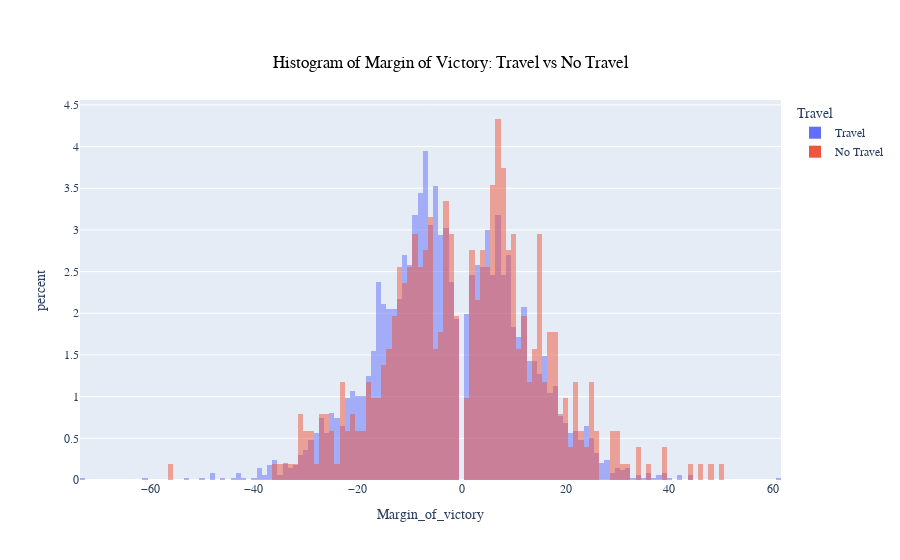

Source (notebook cell):
### Code cell
fig = px.histogram(df_b2b, x = "Margin_of_victory", color='Travel', histnorm = 'percent', nbins = df_b2b['Margin_of_victory'].nunique()*2, barmode = 'overlay', title = 'Histogram of Margin of Victory: Travel vs No Travel')
fig.update_layout(
    title={
        'y':0.9,
        'x':0.5,
        'xanchor': 'center',
        'yanchor': 'top'})
fig.update_layout(font_family = 'Arial', title_font_color = 'black')
fig.show()

### Figure 1 — Plotly figure (JSON) as saved in the notebook; plotly's stock layout.template omitted (floating-point values rounded to 4 significant figures; data arrays with more than 128 entries replaced by an {"elided": "..."} marker saying what was removed)
{"data": [{"alignmentgroup": "True", "bingroup": "x", "histnorm": "percent", "hovertemplate": "Travel=Travel<br>Margin_of_victory=%{x}<br>percent=%{y}<extra></extra>", "legendgroup": "Travel", "marker": {"color": "#636efa", "opacity": 0.5, "pattern": {"shape": ""}}, "name": "Travel", "nbinsx": 192, "offsetgroup": "Travel", "orientation": "v", "showlegend": true, "type": "histogram", "x": {"elided": "3370 int values"}, "xaxis": "x", "yaxis": "y"}, {"alignmentgroup": "True", "bingroup": "x", "histnorm": "percent", "hovertemplate": "Travel=No Travel<br>Margin_of_victory=%{x}<br>percent=%{y}<extra></extra>", "legendgroup": "No Travel", "marker": {"color": "#EF553B", "opacity": 0.5, "pattern": {"shape": ""}}, "name": "No Travel", "nbinsx": 192, "offsetgroup": "No Travel", "orientation": "v", "showlegend": true, "type": "histogram", "x": {"elided": "508 int values"}, "xaxis": "x", "yaxis": "y"}], "layout": {"barmode": "overlay", "font": {"family": "Arial"}, "legend": {"title": {"text": "Travel"}, "tracegroupgap": 0}, "title": {"font": {"color": "black"}, "text": "Histogram of Margin of Victory: Travel vs No Travel", "x": 0.5, "xanchor": "center", "y": 0.9, "yanchor": "top"}, "xaxis": {"anchor": "y", "domain": [0, 1], "title": {"text": "Margin_of_victory"}}, "yaxis": {"anchor": "x", "domain": [0, 1], "title": {"text": "percent"}}}}
